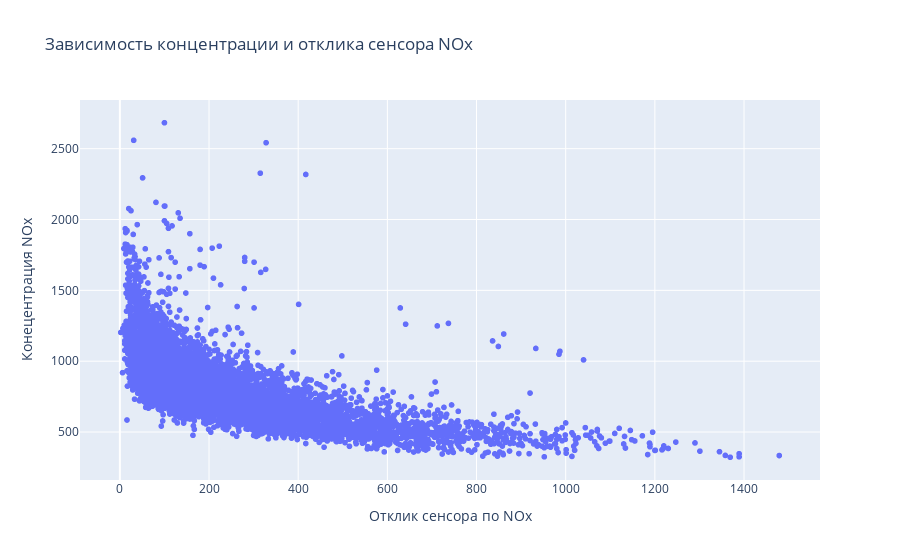

Notebook code for this chart:
### Code cell
# конецентрация NOx и отклик сенсора по NOx

fig = px.scatter(
    df,  
    x="NOx(GT)", y="PT08.S3(NOx)",  
    title="Зависимость концентрации и отклика сенсора NOx",
)

fig.update_layout(
    xaxis_title="Отклик сенсора по NOx",
    yaxis_title="Конецентрация NOx"
)

fig.show()

### Figure 1 — Plotly figure (JSON) as saved in the notebook; plotly's stock layout.template omitted (floating-point values rounded to 4 significant figures; data arrays with more than 128 entries replaced by an {"elided": "..."} marker saying what was removed)
{"data": [{"hovertemplate": "NOx(GT)=%{x}<br>PT08.S3(NOx)=%{y}<extra></extra>", "legendgroup": "", "marker": {"color": "#636efa", "symbol": "circle"}, "mode": "markers", "name": "", "showlegend": false, "type": "scattergl", "x": {"elided": "6941 int values"}, "xaxis": "x", "y": {"elided": "6941 int values"}, "yaxis": "y"}], "layout": {"legend": {"tracegroupgap": 0}, "title": {"text": "Зависимость концентрации и отклика сенсора NOx"}, "xaxis": {"anchor": "y", "domain": [0, 1], "title": {"text": "Отклик сенсора по NOx"}}, "yaxis": {"anchor": "x", "domain": [0, 1], "title": {"text": "Конецентрация NOx"}}}}
